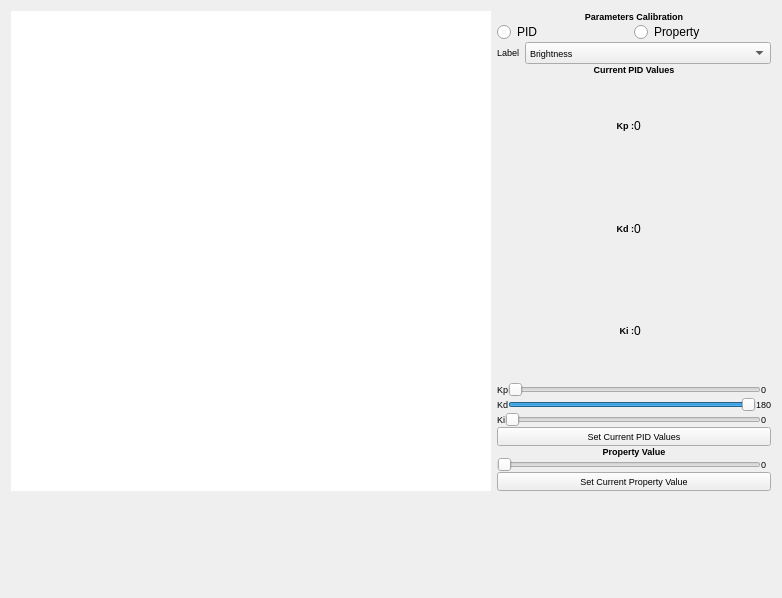
    <widget class="QWidget" name="tab_2">
     <property name="enabled">
      <bool>true</bool>
     </property>
     <attribute name="title">
      <string>PARAMETERS</string>
     </attribute>
     <layout class="QGridLayout" name="gridLayout_13">
      <item row="0" column="0">
       <layout class="QGridLayout" name="gridLayout_8">
        <property name="verticalSpacing">
         <number>0</number>
        </property>
        <item row="0" column="0">
         <widget class="QGraphicsView" name="graphicsView_2">
          <property name="minimumSize">
           <size>
            <width>480</width>
            <height>480</height>
           </size>
          </property>
          <property name="maximumSize">
           <size>
            <width>640</width>
            <height>480</height>
           </size>
          </property>
          <property name="frameShape">
           <enum>QFrame::Box</enum>
          </property>
          <property name="frameShadow">
           <enum>QFrame::Plain</enum>
          </property>
          <property name="lineWidth">
           <number>0</number>
          </property>
          <property name="interactive">
           <bool>true</bool>
          </property>
          <property name="viewportUpdateMode">
           <enum>QGraphicsView::FullViewportUpdate</enum>
          </property>
         </widget>
        </item>
       </layout>
      </item>
      <item row="0" column="1">
       <layout class="QGridLayout" name="gridLayout_10">
        <property name="verticalSpacing">
         <number>0</number>
        </property>
        <item row="0" column="0">
         <layout class="QGridLayout" name="gridLayout_7">
          <property name="verticalSpacing">
           <number>0</number>
          </property>
          <item row="0" column="0">
           <widget class="QLabel" name="label_23">
            <property name="sizePolicy">
             <sizepolicy hsizetype="Preferred" vsizetype="Fixed">
              <horstretch>0</horstretch>
              <verstretch>0</verstretch>
             </sizepolicy>
            </property>
            <property name="font">
             <font>
              <pointsize>9</pointsize>
              <weight>50</weight>
              <bold>false</bold>
             </font>
            </property>
            <property name="text">
             <string>&lt;html&gt;&lt;head/&gt;&lt;body&gt;&lt;p&gt;&lt;span style=&quot; font-size:7pt; font-weight:600;&quot;&gt;Parameters Calibration&lt;/span&gt;&lt;/p&gt;&lt;/body&gt;&lt;/html&gt;</string>
            </property>
            <property name="alignment">
             <set>Qt::AlignCenter</set>
            </property>
           </widget>
          </item>
          <item row="2" column="0">
           <layout class="QHBoxLayout" name="horizontalLayout_16">
            <property name="spacing">
             <number>6</number>
            </property>
            <item>
             <widget class="QLabel" name="label_34">
              <property name="sizePolicy">
               <sizepolicy hsizetype="Maximum" vsizetype="Fixed">
                <horstretch>0</horstretch>
                <verstretch>0</verstretch>
               </sizepolicy>
              </property>
              <property name="font">
               <font>
                <pointsize>7</pointsize>
                <weight>50</weight>
                <bold>false</bold>
               </font>
              </property>
              <property name="text">
               <string>&lt;html&gt;&lt;head/&gt;&lt;body&gt;&lt;p&gt;Label&lt;/p&gt;&lt;/body&gt;&lt;/html&gt;</string>
              </property>
             </widget>
            </item>
            <item>
             <widget class="QComboBox" name="combo_label_properties">
              <property name="font">
               <font>
                <pointsize>7</pointsize>
                <weight>50</weight>
                <bold>false</bold>
               </font>
              </property>
              <property name="maxVisibleItems">
               <number>10</number>
              </property>
              <property name="sizeAdjustPolicy">
               <enum>QComboBox::AdjustToContentsOnFirstShow</enum>
              </property>
              <item>
               <property name="text">
                <string>Brightness</string>
               </property>
              </item>
              <item>
               <property name="text">
                <string>Shutter</string>
               </property>
              </item>
              <item>
               <property name="text">
                <string>Gain</string>
               </property>
              </item>
              <item>
               <property name="text">
                <string>Expossure</string>
               </property>
              </item>
              <item>
               <property name="text">
                <string>Gamma</string>
               </property>
              </item>
              <item>
               <property name="text">
                <string>Saturation</string>
               </property>
              </item>
              <item>
               <property name="text">
                <string>WBred</string>
               </property>
              </item>
              <item>
               <property name="text">
                <string>WBblue</string>
               </property>
              </item>
             </widget>
            </item>
           </layout>
          </item>
          <item row="7" column="0">
           <layout class="QHBoxLayout" name="horizontalLayout_24">
            <item>
             <widget class="QLabel" name="label_33">
              <property name="sizePolicy">
               <sizepolicy hsizetype="Maximum" vsizetype="Maximum">
                <horstretch>0</horstretch>
                <verstretch>0</verstretch>
               </sizepolicy>
              </property>
              <property name="font">
               <font>
                <pointsize>7</pointsize>
                <weight>50</weight>
                <bold>false</bold>
               </font>
              </property>
              <property name="text">
               <string>&lt;html&gt;&lt;head/&gt;&lt;body&gt;&lt;p&gt;Kd&lt;/p&gt;&lt;/body&gt;&lt;/html&gt;</string>
              </property>
             </widget>
            </item>
            <item>
             <widget class="QSlider" name="Kd_trackbar">
              <property name="maximum">
               <number>180</number>
              </property>
              <property name="value">
               <number>180</number>
              </property>
              <property name="orientation">
               <enum>Qt::Horizontal</enum>
              </property>
             </widget>
            </item>
            <item>
             <widget class="QLabel" name="Kd_value">
              <property name="sizePolicy">
               <sizepolicy hsizetype="Maximum" vsizetype="Maximum">
                <horstretch>0</horstretch>
                <verstretch>0</verstretch>
               </sizepolicy>
              </property>
              <property name="minimumSize">
               <size>
                <width>10</width>
                <height>0</height>
               </size>
              </property>
              <property name="font">
               <font>
                <pointsize>7</pointsize>
                <weight>50</weight>
                <bold>false</bold>
               </font>
              </property>
              <property name="text">
               <string>&lt;html&gt;&lt;head/&gt;&lt;body&gt;&lt;p&gt;180&lt;/p&gt;&lt;/body&gt;&lt;/html&gt;</string>
              </property>
             </widget>
            </item>
           </layout>
          </item>
          <item row="12" column="0">
           <widget class="QPushButton" name="bt_camparam_prop">
            <property name="font">
             <font>
              <pointsize>7</pointsize>
              <weight>50</weight>
              <bold>false</bold>
             </font>
            </property>
            <property name="text">
             <string>Set Current Property Value</string>
            </property>
           </widget>
          </item>
          <item row="5" column="0">
           <layout class="QGridLayout" name="gridLayout_11">
            <item row="0" column="1">
             <widget class="QLabel" name="label_kp_curr_value">
              <property name="text">
               <string>0</string>
              </property>
              <property name="alignment">
               <set>Qt::AlignLeading|Qt::AlignLeft|Qt::AlignVCenter</set>
              </property>
             </widget>
            </item>
            <item row="1" column="0">
             <widget class="QLabel" name="label_31">
              <property name="text">
               <string>&lt;html&gt;&lt;head/&gt;&lt;body&gt;&lt;p&gt;&lt;span style=&quot; font-size:7pt; font-weight:600;&quot;&gt;Kd :&lt;/span&gt;&lt;/p&gt;&lt;/body&gt;&lt;/html&gt;</string>
              </property>
              <property name="alignment">
               <set>Qt::AlignRight|Qt::AlignTrailing|Qt::AlignVCenter</set>
              </property>
             </widget>
            </item>
            <item row="0" column="0">
             <widget class="QLabel" name="label_25">
              <property name="text">
               <string>&lt;html&gt;&lt;head/&gt;&lt;body&gt;&lt;p&gt;&lt;span style=&quot; font-size:7pt; font-weight:600;&quot;&gt;Kp :&lt;/span&gt;&lt;/p&gt;&lt;/body&gt;&lt;/html&gt;</string>
              </property>
              <property name="alignment">
               <set>Qt::AlignRight|Qt::AlignTrailing|Qt::AlignVCenter</set>
              </property>
             </widget>
            </item>
            <item row="2" column="0">
             <widget class="QLabel" name="label_32">
              <property name="text">
               <string>&lt;html&gt;&lt;head/&gt;&lt;body&gt;&lt;p&gt;&lt;span style=&quot; font-size:7pt; font-weight:600;&quot;&gt;Ki :&lt;/span&gt;&lt;/p&gt;&lt;/body&gt;&lt;/html&gt;</string>
              </property>
              <property name="alignment">
               <set>Qt::AlignRight|Qt::AlignTrailing|Qt::AlignVCenter</set>
              </property>
             </widget>
            </item>
            <item row="1" column="1">
             <widget class="QLabel" name="label_kd_curr_value">
              <property name="text">
               <string>0</string>
              </property>
              <property name="alignment">
               <set>Qt::AlignLeading|Qt::AlignLeft|Qt::AlignVCenter</set>
              </property>
             </widget>
            </item>
            <item row="2" column="1">
             <widget class="QLabel" name="label_ki_curr_value">
              <property name="text">
               <string>0</string>
              </property>
              <property name="alignment">
               <set>Qt::AlignLeading|Qt::AlignLeft|Qt::AlignVCenter</set>
              </property>
             </widget>
            </item>
           </layout>
          </item>
          <item row="8" column="0">
           <layout class="QHBoxLayout" name="horizontalLayout_20">
            <item>
             <widget class="QLabel" name="label_28">
              <property name="sizePolicy">
               <sizepolicy hsizetype="Maximum" vsizetype="Maximum">
                <horstretch>0</horstretch>
                <verstretch>0</verstretch>
               </sizepolicy>
              </property>
              <property name="font">
               <font>
                <pointsize>7</pointsize>
                <weight>50</weight>
                <bold>false</bold>
               </font>
              </property>
              <property name="text">
               <string>&lt;html&gt;&lt;head/&gt;&lt;body&gt;&lt;p&gt;Ki&lt;/p&gt;&lt;/body&gt;&lt;/html&gt;</string>
              </property>
             </widget>
            </item>
            <item>
             <widget class="QSlider" name="Ki_trackbar">
              <property name="maximum">
               <number>255</number>
              </property>
              <property name="orientation">
               <enum>Qt::Horizontal</enum>
              </property>
             </widget>
            </item>
            <item>
             <widget class="QLabel" name="Ki_value">
              <property name="sizePolicy">
               <sizepolicy hsizetype="Maximum" vsizetype="Maximum">
                <horstretch>0</horstretch>
                <verstretch>0</verstretch>
               </sizepolicy>
              </property>
              <property name="minimumSize">
               <size>
                <width>10</width>
                <height>0</height>
               </size>
              </property>
              <property name="font">
               <font>
                <pointsize>7</pointsize>
                <weight>50</weight>
                <bold>false</bold>
               </font>
              </property>
              <property name="text">
               <string>&lt;html&gt;&lt;head/&gt;&lt;body&gt;&lt;p&gt;0&lt;/p&gt;&lt;/body&gt;&lt;/html&gt;</string>
              </property>
             </widget>
            </item>
           </layout>
          </item>
          <item row="10" column="0">
           <widget class="QLabel" name="label_35">
            <property name="sizePolicy">
             <sizepolicy hsizetype="Preferred" vsizetype="Fixed">
              <horstretch>0</horstretch>
              <verstretch>0</verstretch>
             </sizepolicy>
            </property>
            <property name="font">
             <font>
              <pointsize>9</pointsize>
              <weight>50</weight>
              <bold>false</bold>
             </font>
            </property>
            <property name="text">
             <string>&lt;html&gt;&lt;head/&gt;&lt;body&gt;&lt;p&gt;&lt;span style=&quot; font-size:7pt; font-weight:600;&quot;&gt;Property Value&lt;/span&gt;&lt;/p&gt;&lt;/body&gt;&lt;/html&gt;</string>
            </property>
            <property name="alignment">
             <set>Qt::AlignCenter</set>
            </property>
           </widget>
          </item>
          <item row="1" column="0">
           <layout class="QHBoxLayout" name="horizontalLayout">
            <item>
             <widget class="QRadioButton" name="radio_PID">
              <property name="text">
               <string>PID</string>
              </property>
             </widget>
            </item>
            <item>
             <widget class="QRadioButton" name="radio_property">
              <property name="text">
               <string>Property</string>
              </property>
             </widget>
            </item>
           </layout>
          </item>
          <item row="4" column="0">
           <widget class="QLabel" name="label_24">
            <property name="sizePolicy">
             <sizepolicy hsizetype="Preferred" vsizetype="Fixed">
              <horstretch>0</horstretch>
              <verstretch>0</verstretch>
             </sizepolicy>
            </property>
            <property name="font">
             <font>
              <pointsize>9</pointsize>
              <weight>50</weight>
              <bold>false</bold>
             </font>
            </property>
            <property name="text">
             <string>&lt;html&gt;&lt;head/&gt;&lt;body&gt;&lt;p&gt;&lt;span style=&quot; font-size:7pt; font-weight:600;&quot;&gt;Current PID Values&lt;/span&gt;&lt;/p&gt;&lt;/body&gt;&lt;/html&gt;</string>
            </property>
            <property name="alignment">
             <set>Qt::AlignCenter</set>
            </property>
           </widget>
          </item>
          <item row="6" column="0">
           <layout class="QHBoxLayout" name="horizontalLayout_21">
            <item>
             <widget class="QLabel" name="label_29">
              <property name="sizePolicy">
               <sizepolicy hsizetype="Maximum" vsizetype="Maximum">
                <horstretch>0</horstretch>
                <verstretch>0</verstretch>
               </sizepolicy>
              </property>
              <property name="font">
               <font>
                <pointsize>7</pointsize>
                <weight>50</weight>
                <bold>false</bold>
               </font>
              </property>
              <property name="text">
               <string>&lt;html&gt;&lt;head/&gt;&lt;body&gt;&lt;p&gt;Kp&lt;/p&gt;&lt;/body&gt;&lt;/html&gt;</string>
              </property>
             </widget>
            </item>
            <item>
             <widget class="QSlider" name="Kp_trackbar">
              <property name="maximum">
               <number>180</number>
              </property>
              <property name="orientation">
               <enum>Qt::Horizontal</enum>
              </property>
             </widget>
            </item>
            <item>
             <widget class="QLabel" name="Kp_value">
              <property name="sizePolicy">
               <sizepolicy hsizetype="Maximum" vsizetype="Maximum">
                <horstretch>0</horstretch>
                <verstretch>0</verstretch>
               </sizepolicy>
              </property>
              <property name="minimumSize">
               <size>
                <width>10</width>
                <height>0</height>
               </size>
              </property>
              <property name="font">
               <font>
                <pointsize>7</pointsize>
                <weight>50</weight>
                <bold>false</bold>
               </font>
              </property>
              <property name="text">
               <string>&lt;html&gt;&lt;head/&gt;&lt;body&gt;&lt;p&gt;0&lt;/p&gt;&lt;/body&gt;&lt;/html&gt;</string>
              </property>
             </widget>
            </item>
           </layout>
          </item>
          <item row="11" column="0">
           <layout class="QHBoxLayout" name="horizontalLayout_22">
            <item>
             <widget class="QSlider" name="Ki_trackbar_2">
              <property name="maximum">
               <number>255</number>
              </property>
              <property name="orientation">
               <enum>Qt::Horizontal</enum>
              </property>
             </widget>
            </item>
            <item>
             <widget class="QLabel" name="Ki_value_2">
              <property name="sizePolicy">
               <sizepolicy hsizetype="Maximum" vsizetype="Maximum">
                <horstretch>0</horstretch>
                <verstretch>0</verstretch>
               </sizepolicy>
              </property>
              <property name="minimumSize">
               <size>
                <width>10</width>
                <height>0</height>
               </size>
              </property>
              <property name="font">
               <font>
                <pointsize>7</pointsize>
                <weight>50</weight>
                <bold>false</bold>
               </font>
              </property>
              <property name="text">
               <string>&lt;html&gt;&lt;head/&gt;&lt;body&gt;&lt;p&gt;0&lt;/p&gt;&lt;/body&gt;&lt;/html&gt;</string>
              </property>
             </widget>
            </item>
           </layout>
          </item>
          <item row="9" column="0">
           <widget class="QPushButton" name="bt_camparam">
            <property name="font">
             <font>
              <pointsize>7</pointsize>
              <weight>50</weight>
              <bold>false</bold>
             </font>
            </property>
            <property name="text">
             <string>Set Current PID Values</string>
            </property>
           </widget>
          </item>
         </layout>
        </item>
       </layout>
      </item>
      <item row="1" column="0" colspan="2">
       <layout class="QGridLayout" name="gridLayout_9">
        <property name="verticalSpacing">
         <number>0</number>
        </property>
        <item row="0" column="0">
         <widget class="QCustomPlot" name="error_plot" native="true">
          <property name="minimumSize">
           <size>
            <width>760</width>
            <height>90</height>
           </size>
          </property>
         </widget>
        </item>
       </layout>
      </item>
     </layout>
    </widget>
